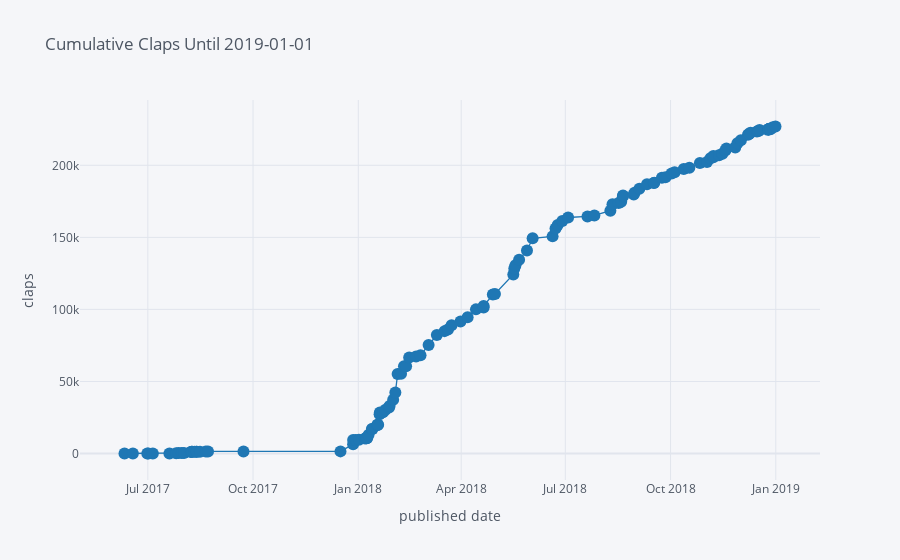

Notebook source saved alongside this figure:
### Markdown cell above
For our final example, we use the `Dropdown` and `DatePicker` widgets to plot one column cumulatively up to a certain time.

### Code cell
def plot_up_to(column, date):
    date = pd.Timestamp(date)
    plot_df = df.loc[df.index <= date].copy()
    plot_df[column].cumsum().iplot(mode='markers+lines', 
                                   xTitle='published date',
                                   yTitle=column, 
                                  title=f'Cumulative {column.title()} Until {date.date()}')
    
_ = interact(plot_up_to, column=widgets.Dropdown(options=list(df.select_dtypes('number').columns)), 
             date = widgets.DatePicker(value=pd.to_datetime('2019-01-01')))
